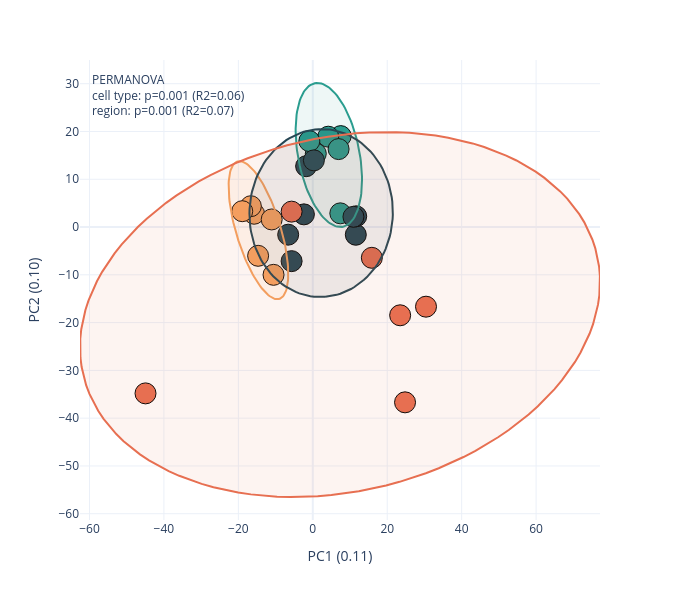

Write notebook code for a chart like this one.
### Code cell
# Figure 5e (part 3) - PCA + 95% data ellipses + PERMANOVA (overall / cell type / region).
pca = ac.run_pca(norm)
print('explained variance:', pca[1])
pdf = pca[0][0]

feat = [c for c in norm.columns if c not in ('group', 'sample', 'subject')]
D2 = squareform(pdist(norm[feat].values, 'euclidean')) ** 2
grp = norm['group'].values
celltype = np.array(['act' if g.startswith('act') else 'inh' for g in grp])
region   = np.array(['subcortex' if 'subcortex' in g else 'cortex' for g in grp])
res = {}
for name, lab in [('overall (4 groups)', grp), ('cell type (act/inh)', celltype), ('region (ctx/subctx)', region)]:
    F, R2, pv = permanova(D2, lab)
    res[name] = (F, R2, pv)
    print(f'PERMANOVA {name:<22} pseudo-F={F:.2f}  R2={R2:.3f}  p={pv:.4f}')

CMAP = {'act_cortex': '#2a9d8f', 'act_subcortex': '#f4a261', 'inh_cortex': '#264653', 'inh_subcortex': '#e76f51'}

def _ellipse(xs, ys, chi2_95=5.991, npts=120):
    cov = np.cov(xs, ys); mean = np.array([np.mean(xs), np.mean(ys)])
    vals, vecs = np.linalg.eigh(cov)
    t = np.linspace(0, 2 * np.pi, npts); circ = np.array([np.cos(t), np.sin(t)])
    ell = mean[:, None] + vecs @ (np.sqrt(chi2_95) * np.sqrt(vals)[:, None] * circ)
    return ell[0], ell[1]

fig = px.scatter(pdf, x='x', y='y', color='group', hover_name='sample', color_discrete_map=CMAP)
fig.update_traces(marker=dict(size=21, line=dict(width=1, color='black')))
for g, c in CMAP.items():
    sub = pdf[pdf['group'] == g]
    if len(sub) >= 3:
        ex, ey = _ellipse(sub['x'].values, sub['y'].values)
        fig.add_trace(go.Scatter(x=ex, y=ey, mode='lines', line=dict(color=c, width=2),
                                 fill='toself', fillcolor=_hex_to_rgba(c, 0.08),
                                 showlegend=False, hoverinfo='skip'))
ct = res['cell type (act/inh)']; rg = res['region (ctx/subctx)']
ann = ('PERMANOVA<br>cell type: p=%.3f (R2=%.2f)<br>region: p=%.3f (R2=%.2f)'
       % (ct[2], ct[1], rg[2], rg[1]))
fig.add_annotation(x=0.02, y=0.98, xref='paper', yref='paper', showarrow=False, align='left', text=ann)
fig.update_layout(width=680, height=600, template='plotly_white',
                  xaxis_title=pca[1]['x_title'], yaxis_title=pca[1]['y_title'], showlegend = False)
fig.show()
fig.write_image(r'figures/figure5/figure5e.pdf', width=600, height=600)

### Figure 1 — Plotly figure (JSON) as saved in the notebook; plotly's stock layout.template omitted (floating-point values rounded to 4 significant figures)
{"data": [{"hovertemplate": "<b>%{hovertext}</b><br><br>group=act_cortex<br>x=%{x}<br>y=%{y}<extra></extra>", "hovertext": ["act_cortex_1", "act_cortex_2", "act_cortex_3", "act_cortex_4", "act_cortex_5", "act_cortex_6"], "legendgroup": "act_cortex", "marker": {"color": "#2a9d8f", "line": {"color": "black", "width": 1}, "size": 21, "symbol": "circle"}, "mode": "markers", "name": "act_cortex", "orientation": "v", "showlegend": true, "type": "scatter", "x": [7.394, 7.499, 4.145, 0.806, -0.9337, 6.932], "xaxis": "x", "y": [2.865, 19.03, 18.91, 15.36, 17.99, 16.31], "yaxis": "y"}, {"hovertemplate": "<b>%{hovertext}</b><br><br>group=act_subcortex<br>x=%{x}<br>y=%{y}<extra></extra>", "hovertext": ["act_subcortex_1", "act_subcortex_2", "act_subcortex_3", "act_subcortex_4", "act_subcortex_5", "act_subcortex_6"], "legendgroup": "act_subcortex", "marker": {"color": "#f4a261", "line": {"color": "black", "width": 1}, "size": 21, "symbol": "circle"}, "mode": "markers", "name": "act_subcortex", "orientation": "v", "showlegend": true, "type": "scatter", "x": [-15.77, -16.64, -18.96, -14.69, -11.05, -10.55], "xaxis": "x", "y": [2.782, 4.362, 3.314, -6.023, 1.588, -10.01], "yaxis": "y"}, {"hovertemplate": "<b>%{hovertext}</b><br><br>group=inh_cortex<br>x=%{x}<br>y=%{y}<extra></extra>", "hovertext": ["inh_cortex_1", "inh_cortex_2", "inh_cortex_3", "inh_cortex_4", "inh_cortex_5", "inh_cortex_6", "inh_cortex_7", "inh_cortex_8"], "legendgroup": "inh_cortex", "marker": {"color": "#264653", "line": {"color": "black", "width": 1}, "size": 21, "symbol": "circle"}, "mode": "markers", "name": "inh_cortex", "orientation": "v", "showlegend": true, "type": "scatter", "x": [-1.796, 0.2929, -2.387, -5.697, -6.618, 11.56, 11.66, 10.92], "xaxis": "x", "y": [12.72, 13.95, 2.653, -7.135, -1.6, -1.612, 2.253, 2.142], "yaxis": "y"}, {"hovertemplate": "<b>%{hovertext}</b><br><br>group=inh_subcortex<br>x=%{x}<br>y=%{y}<extra></extra>", "hovertext": ["inh_subcortex_1", "inh_subcortex_2", "inh_subcortex_3", "inh_subcortex_4", "inh_subcortex_5", "inh_subcortex_6"], "legendgroup": "inh_subcortex", "marker": {"color": "#e76f51", "line": {"color": "black", "width": 1}, "size": 21, "symbol": "circle"}, "mode": "markers", "name": "inh_subcortex", "orientation": "v", "showlegend": true, "type": "scatter", "x": [-5.697, -44.95, 24.78, 23.47, 15.86, 30.42], "xaxis": "x", "y": [3.223, -34.81, -36.69, -18.47, -6.442, -16.67], "yaxis": "y"}, {"fill": "toself", "fillcolor": "rgba(42, 157, 143, 0.08)", "hoverinfo": "skip", "line": {"color": "#2a9d8f", "width": 2}, "mode": "lines", "showlegend": false, "type": "scatter", "x": [-3.507, -3.723, -3.916, -4.087, -4.234, -4.357, -4.456, -4.531, -4.581, -4.606, -4.607, -4.583, -4.533, -4.46, -4.361, -4.239, -4.093, -3.923, -3.731, -3.516, -3.279, -3.021, -2.743, -2.445, -2.128, -1.793, -1.441, -1.073, -0.6907, -0.294, 0.1156, 0.5368, 0.9685, 1.41, 1.859, 2.315, 2.776, 3.242, 3.71, 4.181, 4.652, 5.121, 5.589, 6.053, 6.512, 6.965, 7.41, 7.847, 8.274, 8.69, 9.094, 9.484, 9.86, 10.22, 10.56, 10.89, 11.2, 11.49, 11.76, 12.01, 12.23, 12.44, 12.62, 12.78, 12.91, 13.02, 13.11, 13.17, 13.21, 13.22, 13.21, 13.18, 13.11, 13.03, 12.92, 12.78, 12.63, 12.44, 12.24, 12.01, 11.77, 11.5, 11.21, 10.9, 10.58, 10.23, 9.874, 9.498, 9.109, 8.705, 8.29, 7.863, 7.427, 6.981, 6.529, 6.07, 5.606, 5.139, 4.669, 4.198, 3.728, 3.259, 2.793, 2.332, 1.875, 1.426, 0.9847, 0.5526, 0.131, -0.279, -0.6762, -1.06, -1.428, -1.78, -2.116, -2.433, -2.732, -3.011, -3.27, -3.507], "y": [12.83, 13.61, 14.41, 15.2, 16.0, 16.79, 17.58, 18.36, 19.13, 19.89, 20.64, 21.37, 22.08, 22.78, 23.45, 24.1, 24.72, 25.32, 25.89, 26.43, 26.94, 27.41, 27.85, 28.26, 28.62, 28.95, 29.24, 29.49, 29.71, 29.88, 30.01, 30.09, 30.14, 30.14, 30.11, 30.03, 29.9, 29.74, 29.54, 29.29, 29.01, 28.69, 28.33, 27.93, 27.49, 27.03, 26.53, 25.99, 25.43, 24.84, 24.22, 23.57, 22.9, 22.21, 21.5, 20.77, 20.03, 19.27, 18.5, 17.72, 16.94, 16.14, 15.35, 14.55, 13.76, 12.97, 12.19, 11.41, 10.64, 9.889, 9.15, 8.427, 7.722, 7.039, 6.377, 5.74, 5.129, 4.545, 3.991, 3.468, 2.977, 2.52, 2.098, 1.712, 1.364, 1.053, 0.7819, 0.5504, 0.3594, 0.2094, 0.1009, 0.03406, 0.009197, 0.02633, 0.08542, 0.1863, 0.3287, 0.5122, 0.7362, 1.0, 1.304, 1.645, 2.024, 2.44, 2.891, 3.375, 3.893, 4.441, 5.019, 5.625, 6.258, 6.915, 7.595, 8.296, 9.015, 9.752, 10.5, 11.27, 12.04, 12.83]}, {"fill": "toself", "fillcolor": "rgba(244, 162, 97, 0.08)", "hoverinfo": "skip", "line": {"color": "#f4a261", "width": 2}, "mode": "lines", "showlegend": false, "type": "scatter", "x": [-19.96, -20.27, -20.56, -20.84, -21.09, -21.33, -21.55, -21.76, -21.94, -22.1, -22.24, -22.36, -22.45, -22.53, -22.58, -22.61, -22.62, -22.61, -22.57, -22.52, -22.44, -22.33, -22.21, -22.07, -21.9, -21.71, -21.51, -21.28, -21.04, -20.78, -20.5, -20.21, -19.9, -19.57, -19.23, -18.88, -18.52, -18.14, -17.76, -17.36, -16.96, -16.56, -16.14, -15.72, -15.3, -14.88, -14.46, -14.04, -13.62, -13.2, -12.78, -12.37, -11.97, -11.58, -11.19, -10.81, -10.44, -10.09, -9.745, -9.416, -9.101, -8.802, -8.518, -8.252, -8.004, -7.773, -7.562, -7.371, -7.2, -7.049, -6.919, -6.811, -6.725, -6.66, -6.618, -6.598, -6.601, -6.625, -6.672, -6.741, -6.832, -6.945, -7.079, -7.234, -7.409, -7.605, -7.82, -8.054, -8.307, -8.577, -8.863, -9.166, -9.484, -9.816, -10.16, -10.52, -10.89, -11.27, -11.66, -12.06, -12.46, -12.87, -13.29, -13.7, -14.13, -14.55, -14.97, -15.39, -15.81, -16.23, -16.64, -17.05, -17.45, -17.84, -18.22, -18.59, -18.95, -19.3, -19.64, -19.96], "y": [-2.901, -2.145, -1.385, -0.623, 0.139, 0.8988, 1.654, 2.403, 3.144, 3.873, 4.591, 5.293, 5.979, 6.647, 7.294, 7.918, 8.519, 9.095, 9.643, 10.16, 10.65, 11.11, 11.53, 11.92, 12.28, 12.6, 12.88, 13.13, 13.33, 13.5, 13.63, 13.72, 13.77, 13.77, 13.74, 13.67, 13.56, 13.41, 13.21, 12.98, 12.72, 12.41, 12.07, 11.69, 11.28, 10.84, 10.36, 9.85, 9.313, 8.748, 8.157, 7.542, 6.903, 6.244, 5.565, 4.868, 4.157, 3.432, 2.695, 1.949, 1.196, 0.4379, -0.3235, -1.086, -1.847, -2.605, -3.357, -4.102, -4.838, -5.561, -6.272, -6.966, -7.643, -8.3, -8.937, -9.55, -10.14, -10.7, -11.23, -11.74, -12.21, -12.65, -13.06, -13.43, -13.77, -14.07, -14.34, -14.56, -14.75, -14.9, -15.01, -15.08, -15.1, -15.09, -15.04, -14.95, -14.81, -14.64, -14.43, -14.18, -13.9, -13.57, -13.21, -12.82, -12.39, -11.93, -11.44, -10.91, -10.36, -9.784, -9.18, -8.553, -7.904, -7.234, -6.546, -5.842, -5.124, -4.392, -3.651, -2.901]}, {"fill": "toself", "fillcolor": "rgba(38, 70, 83, 0.08)", "hoverinfo": "skip", "line": {"color": "#264653", "width": 2}, "mode": "lines", "showlegend": false, "type": "scatter", "x": [3.385, 2.368, 1.351, 0.3363, -0.673, -1.674, -2.664, -3.641, -4.601, -5.542, -6.462, -7.357, -8.225, -9.065, -9.872, -10.65, -11.38, -12.08, -12.74, -13.36, -13.94, -14.47, -14.95, -15.39, -15.77, -16.11, -16.39, -16.63, -16.81, -16.93, -17.01, -17.03, -16.99, -16.91, -16.77, -16.57, -16.33, -16.03, -15.68, -15.28, -14.83, -14.34, -13.8, -13.21, -12.58, -11.91, -11.2, -10.45, -9.672, -8.856, -8.01, -7.134, -6.233, -5.308, -4.361, -3.397, -2.417, -1.423, -0.4198, 0.5911, 1.607, 2.624, 3.64, 4.652, 5.658, 6.654, 7.638, 8.607, 9.558, 10.49, 11.4, 12.28, 13.13, 13.96, 14.75, 15.5, 16.22, 16.9, 17.54, 18.14, 18.69, 19.2, 19.66, 20.07, 20.43, 20.74, 21.0, 21.21, 21.36, 21.46, 21.51, 21.5, 21.44, 21.33, 21.16, 20.94, 20.67, 20.34, 19.97, 19.55, 19.08, 18.56, 17.99, 17.39, 16.74, 16.05, 15.32, 14.55, 13.75, 12.92, 12.06, 11.17, 10.26, 9.32, 8.365, 7.392, 6.405, 5.406, 4.398, 3.385], "y": [-14.61, -14.65, -14.65, -14.59, -14.48, -14.33, -14.13, -13.88, -13.58, -13.24, -12.86, -12.42, -11.95, -11.44, -10.88, -10.29, -9.656, -8.99, -8.291, -7.561, -6.802, -6.016, -5.205, -4.371, -3.516, -2.644, -1.757, -0.8558, 0.05548, 0.9747, 1.899, 2.827, 3.755, 4.68, 5.601, 6.514, 7.417, 8.308, 9.183, 10.04, 10.88, 11.7, 12.49, 13.25, 13.99, 14.69, 15.37, 16.0, 16.61, 17.17, 17.69, 18.17, 18.61, 19.01, 19.36, 19.67, 19.93, 20.14, 20.3, 20.42, 20.48, 20.5, 20.47, 20.39, 20.26, 20.08, 19.85, 19.58, 19.26, 18.9, 18.49, 18.04, 17.54, 17.01, 16.43, 15.82, 15.17, 14.49, 13.77, 13.03, 12.26, 11.46, 10.63, 9.79, 8.926, 8.046, 7.152, 6.245, 5.33, 4.408, 3.481, 2.553, 1.626, 0.7028, -0.2144, -1.123, -2.02, -2.903, -3.77, -4.619, -5.446, -6.251, -7.029, -7.78, -8.501, -9.19, -9.846, -10.47, -11.05, -11.59, -12.09, -12.56, -12.97, -13.35, -13.68, -13.96, -14.19, -14.38, -14.52, -14.61]}, {"fill": "toself", "fillcolor": "rgba(231, 111, 81, 0.08)", "hoverinfo": "skip", "line": {"color": "#e76f51", "width": 2}, "mode": "lines", "showlegend": false, "type": "scatter", "x": [12.37, 8.689, 5.0, 1.319, -2.346, -5.985, -9.586, -13.14, -16.64, -20.07, -23.42, -26.69, -29.86, -32.93, -35.89, -38.73, -41.44, -44.01, -46.44, -48.72, -50.84, -52.8, -54.6, -56.22, -57.67, -58.93, -60.01, -60.9, -61.6, -62.11, -62.43, -62.55, -62.47, -62.21, -61.74, -61.09, -60.24, -59.21, -57.99, -56.59, -55.01, -53.26, -51.34, -49.26, -47.01, -44.62, -42.08, -39.4, -36.6, -33.67, -30.63, -27.48, -24.23, -20.9, -17.49, -14.0, -10.46, -6.873, -3.243, 0.4166, 4.095, 7.783, 11.47, 15.14, 18.8, 22.42, 26.0, 29.52, 32.99, 36.38, 39.69, 42.91, 46.04, 49.05, 51.95, 54.72, 57.37, 59.87, 62.22, 64.43, 66.47, 68.35, 70.06, 71.59, 72.95, 74.12, 75.1, 75.9, 76.51, 76.92, 77.14, 77.16, 76.99, 76.63, 76.07, 75.32, 74.38, 73.25, 71.94, 70.45, 68.79, 66.95, 64.94, 62.78, 60.46, 57.99, 55.39, 52.64, 49.78, 46.79, 43.69, 40.49, 37.2, 33.83, 30.38, 26.87, 23.3, 19.69, 16.04, 12.37], "y": [-55.29, -55.74, -56.09, -56.33, -56.47, -56.5, -56.42, -56.24, -55.95, -55.56, -55.06, -54.46, -53.76, -52.96, -52.06, -51.07, -49.99, -48.82, -47.57, -46.23, -44.82, -43.33, -41.77, -40.15, -38.46, -36.72, -34.93, -33.09, -31.21, -29.3, -27.35, -25.38, -23.39, -21.39, -19.37, -17.36, -15.34, -13.34, -11.35, -9.375, -7.427, -5.511, -3.629, -1.789, 0.005113, 1.748, 3.436, 5.062, 6.624, 8.116, 9.534, 10.87, 12.13, 13.31, 14.4, 15.39, 16.29, 17.1, 17.8, 18.41, 18.91, 19.31, 19.61, 19.8, 19.88, 19.85, 19.72, 19.49, 19.15, 18.7, 18.15, 17.5, 16.75, 15.9, 14.96, 13.92, 12.8, 11.58, 10.29, 8.912, 7.461, 5.937, 4.346, 2.692, 0.9791, -0.7874, -2.603, -4.462, -6.36, -8.291, -10.25, -12.23, -14.23, -16.24, -18.25, -20.27, -22.28, -24.28, -26.26, -28.22, -30.16, -32.05, -33.92, -35.73, -37.5, -39.22, -40.88, -42.47, -44.0, -45.45, -46.83, -48.14, -49.35, -50.48, -51.52, -52.47, -53.33, -54.08, -54.74, -55.29]}], "layout": {"annotations": [{"align": "left", "showarrow": false, "text": "PERMANOVA<br>cell type: p=0.001 (R2=0.06)<br>region: p=0.001 (R2=0.07)", "x": 0.02, "xref": "paper", "y": 0.98, "yref": "paper"}], "height": 600, "legend": {"title": {"text": "group"}, "tracegroupgap": 0}, "margin": {"t": 60}, "showlegend": false, "width": 680, "xaxis": {"anchor": "y", "domain": [0, 1], "title": {"text": "PC1 (0.11)"}}, "yaxis": {"anchor": "x", "domain": [0, 1], "title": {"text": "PC2 (0.10)"}}}}
